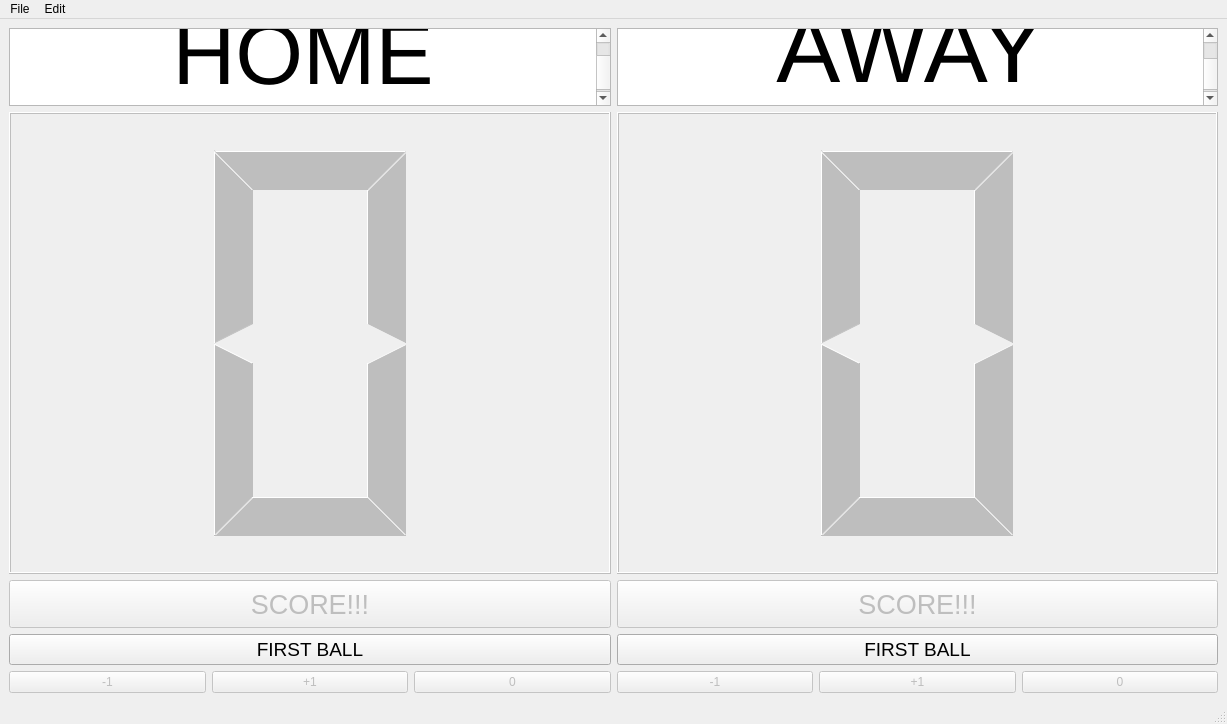
<?xml version="1.0" encoding="UTF-8"?>
<ui version="4.0">
 <class>MainWindow</class>
 <widget class="QMainWindow" name="MainWindow">
  <property name="geometry">
   <rect>
    <x>0</x>
    <y>0</y>
    <width>1227</width>
    <height>724</height>
   </rect>
  </property>
  <property name="windowTitle">
   <string>AstroPong</string>
  </property>
  <widget class="QWidget" name="centralwidget">
   <layout class="QGridLayout" name="gridLayout">
    <item row="3" column="1">
     <widget class="QPushButton" name="ball_away">
      <property name="font">
       <font>
        <pointsize>14</pointsize>
       </font>
      </property>
      <property name="text">
       <string>FIRST BALL</string>
      </property>
     </widget>
    </item>
    <item row="1" column="1">
     <widget class="QLCDNumber" name="score_away">
      <property name="enabled">
       <bool>false</bool>
      </property>
      <property name="minimumSize">
       <size>
        <width>545</width>
        <height>429</height>
       </size>
      </property>
      <property name="smallDecimalPoint">
       <bool>false</bool>
      </property>
      <property name="numDigits">
       <number>1</number>
      </property>
      <property name="intValue" stdset="0">
       <number>0</number>
      </property>
     </widget>
    </item>
    <item row="0" column="0">
     <widget class="QTextEdit" name="textEdit">
      <property name="maximumSize">
       <size>
        <width>16777215</width>
        <height>78</height>
       </size>
      </property>
      <property name="font">
       <font>
        <weight>50</weight>
        <bold>false</bold>
       </font>
      </property>
      <property name="readOnly">
       <bool>true</bool>
      </property>
      <property name="html">
       <string>&lt;!DOCTYPE HTML PUBLIC &quot;-//W3C//DTD HTML 4.0//EN&quot; &quot;http://www.w3.org/TR/REC-html40/strict.dtd&quot;&gt;
&lt;html&gt;&lt;head&gt;&lt;meta name=&quot;qrichtext&quot; content=&quot;1&quot; /&gt;&lt;style type=&quot;text/css&quot;&gt;
p, li { white-space: pre-wrap; }
&lt;/style&gt;&lt;/head&gt;&lt;body style=&quot; font-family:'.SF NS Text'; font-size:13pt; font-weight:400; font-style:normal;&quot;&gt;
&lt;p align=&quot;center&quot; style=&quot; margin-top:0px; margin-bottom:0px; margin-left:0px; margin-right:0px; -qt-block-indent:0; text-indent:0px;&quot;&gt;&lt;span style=&quot; font-size:65pt;&quot;&gt;HOME&lt;/span&gt;&lt;/p&gt;&lt;/body&gt;&lt;/html&gt;</string>
      </property>
     </widget>
    </item>
    <item row="2" column="1">
     <widget class="QPushButton" name="gol_away">
      <property name="enabled">
       <bool>false</bool>
      </property>
      <property name="minimumSize">
       <size>
        <width>0</width>
        <height>48</height>
       </size>
      </property>
      <property name="font">
       <font>
        <pointsize>20</pointsize>
       </font>
      </property>
      <property name="text">
       <string>SCORE!!!</string>
      </property>
     </widget>
    </item>
    <item row="2" column="0">
     <widget class="QPushButton" name="gol_home">
      <property name="enabled">
       <bool>false</bool>
      </property>
      <property name="minimumSize">
       <size>
        <width>0</width>
        <height>48</height>
       </size>
      </property>
      <property name="font">
       <font>
        <pointsize>20</pointsize>
       </font>
      </property>
      <property name="text">
       <string>SCORE!!!</string>
      </property>
     </widget>
    </item>
    <item row="0" column="1">
     <widget class="QTextEdit" name="textEdit_2">
      <property name="maximumSize">
       <size>
        <width>16777215</width>
        <height>78</height>
       </size>
      </property>
      <property name="font">
       <font>
        <pointsize>30</pointsize>
       </font>
      </property>
      <property name="readOnly">
       <bool>true</bool>
      </property>
      <property name="html">
       <string>&lt;!DOCTYPE HTML PUBLIC &quot;-//W3C//DTD HTML 4.0//EN&quot; &quot;http://www.w3.org/TR/REC-html40/strict.dtd&quot;&gt;
&lt;html&gt;&lt;head&gt;&lt;meta name=&quot;qrichtext&quot; content=&quot;1&quot; /&gt;&lt;style type=&quot;text/css&quot;&gt;
p, li { white-space: pre-wrap; }
&lt;/style&gt;&lt;/head&gt;&lt;body style=&quot; font-family:'.SF NS Text'; font-size:30pt; font-weight:400; font-style:normal;&quot;&gt;
&lt;p align=&quot;center&quot; style=&quot; margin-top:0px; margin-bottom:0px; margin-left:0px; margin-right:0px; -qt-block-indent:0; text-indent:0px;&quot;&gt;&lt;span style=&quot; font-size:72pt;&quot;&gt;AWAY&lt;/span&gt;&lt;/p&gt;&lt;/body&gt;&lt;/html&gt;</string>
      </property>
     </widget>
    </item>
    <item row="3" column="0">
     <widget class="QPushButton" name="ball_home">
      <property name="font">
       <font>
        <pointsize>14</pointsize>
       </font>
      </property>
      <property name="text">
       <string>FIRST BALL</string>
      </property>
     </widget>
    </item>
    <item row="1" column="0">
     <widget class="QLCDNumber" name="score_home">
      <property name="enabled">
       <bool>false</bool>
      </property>
      <property name="minimumSize">
       <size>
        <width>546</width>
        <height>429</height>
       </size>
      </property>
      <property name="numDigits">
       <number>1</number>
      </property>
     </widget>
    </item>
    <item row="4" column="0">
     <layout class="QHBoxLayout" name="horizontalLayout">
      <item>
       <widget class="QPushButton" name="minus_home">
        <property name="enabled">
         <bool>false</bool>
        </property>
        <property name="text">
         <string>-1</string>
        </property>
       </widget>
      </item>
      <item>
       <widget class="QPushButton" name="plus_home">
        <property name="enabled">
         <bool>false</bool>
        </property>
        <property name="text">
         <string>+1</string>
        </property>
       </widget>
      </item>
      <item>
       <widget class="QPushButton" name="zero_home">
        <property name="enabled">
         <bool>false</bool>
        </property>
        <property name="text">
         <string>0</string>
        </property>
       </widget>
      </item>
     </layout>
    </item>
    <item row="4" column="1">
     <layout class="QHBoxLayout" name="horizontalLayout_2">
      <item>
       <widget class="QPushButton" name="minus_away">
        <property name="enabled">
         <bool>false</bool>
        </property>
        <property name="text">
         <string>-1</string>
        </property>
       </widget>
      </item>
      <item>
       <widget class="QPushButton" name="plus_away">
        <property name="enabled">
         <bool>false</bool>
        </property>
        <property name="text">
         <string>+1</string>
        </property>
       </widget>
      </item>
      <item>
       <widget class="QPushButton" name="zero_away">
        <property name="enabled">
         <bool>false</bool>
        </property>
        <property name="text">
         <string>0</string>
        </property>
       </widget>
      </item>
     </layout>
    </item>
   </layout>
  </widget>
  <widget class="QStatusBar" name="statusbar"/>
  <widget class="QMenuBar" name="menuBar">
   <property name="geometry">
    <rect>
     <x>0</x>
     <y>0</y>
     <width>1227</width>
     <height>22</height>
    </rect>
   </property>
   <widget class="QMenu" name="menuFile">
    <property name="title">
     <string>File</string>
    </property>
    <addaction name="actionNew"/>
    <addaction name="actionExit"/>
   </widget>
   <widget class="QMenu" name="menuEdit">
    <property name="title">
     <string>Edit</string>
    </property>
    <addaction name="actionReset"/>
   </widget>
   <addaction name="menuFile"/>
   <addaction name="menuEdit"/>
  </widget>
  <action name="actionReset">
   <property name="text">
    <string>Reset</string>
   </property>
   <property name="shortcut">
    <string>Ctrl+R</string>
   </property>
  </action>
  <action name="actionNew">
   <property name="text">
    <string>New</string>
   </property>
   <property name="shortcut">
    <string>Ctrl+N</string>
   </property>
  </action>
  <action name="actionExit">
   <property name="text">
    <string>Exit</string>
   </property>
   <property name="shortcut">
    <string>Ctrl+Q</string>
   </property>
  </action>
 </widget>
 <resources/>
 <connections/>
</ui>
